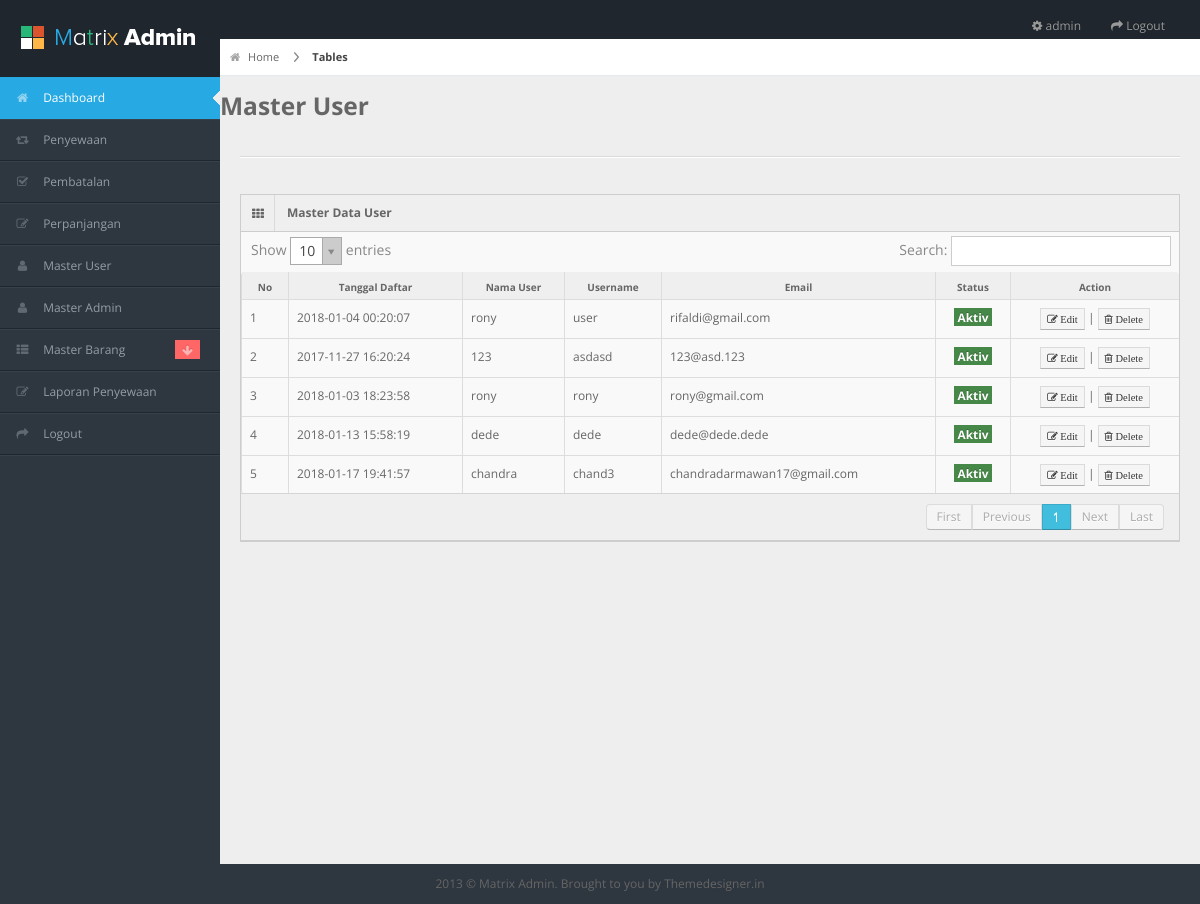
/admin/pages/kelola_user.php (signed in), run on the app's committed database.
### tables this page shows
CREATE TABLE IF NOT EXISTS `m_user` (
  `id_user` int(11) NOT NULL,
  `tgl_daftar` datetime DEFAULT NULL ON UPDATE CURRENT_TIMESTAMP,
  `nama_user` varchar(255) DEFAULT NULL,
  `username` varchar(255) DEFAULT NULL,
  `email` varchar(255) DEFAULT NULL,
  `password` varchar(255) DEFAULT NULL,
  `id_provinsi` varchar(255) DEFAULT NULL,
  `id_kota` varchar(255) DEFAULT NULL,
  `id_kecamatan` varchar(255) DEFAULT NULL,
  `kode_pos` varchar(255) DEFAULT NULL,
  `alamat_lengkap` varchar(255) DEFAULT NULL,
  `status` varchar(255) DEFAULT NULL
);

### admin/pages/kelola_user.php (the view, shortened to what this page needs)
<?php include 'header.php'; ?>
<?php include 'nav.php'; ?>
<div id="content">
	<div id="content-header">
		<div id="breadcrumb"> <a href="#" title="Go to Home" class="tip-bottom"><i class="icon-home"></i> Home</a> <a href="#" class="current">Tables</a> </div>
		<h3>Master User</h3>
	</div>
	<div class="container-fluid">
		<hr>
		<div class="row-fluid">
			<div class="widget-box">
				<div class="widget-title"> <span class="icon"><i class="icon-th"></i></span>
					<h5>Master Data User</h5>
				</div>
				<div class="widget-content nopadding">
					<table class="table table-bordered data-table">
						<thead>
							<tr>
								<th>No</th>
								<th>Tanggal Daftar</th>
								<th>Nama User</th>
								<th>Username</th>
								<th>Email</th>
								<th>Status</th>
								<th>Action</th>
							</tr>
						</thead>
						<tbody>
							<?php
							$no=1;
							$sql = mysql_query("SELECT * FROM m_user");
							while($row = mysql_fetch_array($sql)){
								if($row['status']==1){
									$status = 'Aktiv';
								}else{
									$status = 'Passiv';
								}
							?>
							<tr>
								<td><?php echo $no; ?></td>
								<td><?php echo $row['tgl_daftar']; ?></td>
								<td><?php echo $row['nama_user']; ?></td>
								<td><?php echo $row['username']; ?></td>
								<td><?php echo $row['email']; ?></td>
								<td style="text-align: center;"><span class="label label-success"> <?php echo $status; ?> </span></td>
								<td style="text-align: center;">
									<a href="" title="Edit"> <button class="btn btn-mini btn-default"> <i class="icon-edit"> Edit</i></button> </a> |
									<a href="" title="Delete"> <button class="btn btn-mini btn-default"> <i class="icon-trash"> Delete </i></button> </a>
								</td>
							</tr>
							<?php $no++; } ?>
						</tbody>
					</table>
				</div>
			</div>
		</div>
	</div>
</div>
<div class="row-fluid">
	<div id="footer" class="span12"> 2013 &copy; Matrix Admin. Brought to you by <a href="http://themedesigner.in">Themedesigner.in</a> </div>
</div>
</body>
</html>

### admin/pages/header.php (shortened to what this page needs)
<?php
	if(!isset($_SESSION['id_admin'])){
		echo "<script> window.alert('Silahkan Login Terlebih Dahulu'); location.replace('../index.php')  </script>";
	}else{
		$sql = mysql_query("SELECT * FROM m_admin WHERE id_admin = '$_SESSION[id_admin]'")or die(mysql_error());
		$admin = mysql_fetch_array($sql);
		$nama_admin = $admin['nama_admin'];
	}
?>
<!DOCTYPE html>
<html lang="en">
<head>
<link rel="stylesheet" href="../css/bootstrap.min.css" />
<link rel="stylesheet" href="../css/bootstrap-responsive.min.css" />
<link rel="stylesheet" href="../css/uniform.css" />
<link rel="stylesheet" href="../css/select2.css" />
<link rel="stylesheet" href="../css/matrix-style.css" />
<link rel="stylesheet" href="../css/matrix-media.css" />
<link href="../font-awesome/css/font-awesome.css" rel="stylesheet" />
</head>
<body>
<div id="header">
  <h1><a href="dashboard.html">Everest Camp</a></h1>
</div>
<div id="search" class="navbar navbar-inverse pull-right">
  <ul class="nav">
    <li class=""><a title="" href="#"><i class="icon icon-cog"></i> <span class="text"><?php echo $nama_admin; ?></span></a></li>
    <li class=""><a title="" href="logout.php"><i class="icon icon-share-alt"></i> <span class="text">Logout</span></a></li>
  </ul>
</div>

### admin/css/matrix-style.css (style rules this page uses)
* { outline:none !important; -moz-outline: none !important; }
html, body { height:100% }
body { overflow-x: hidden; margin-top: -10px; font-family: 'Open Sans', sans-serif; font-size:12px; color:#666; }
a { color:#666; }
select, textarea, input[type="text"], input[type="password"], input[type="datetime"], input[type="datetime-local"], input[type="date"], input[type="month"], input[type="time"], input[type="week"], input[type="number"], input[type="email"], input[type="url"], input[type="search"], input[type="tel"], input[type="color"], .uneditable-input, .label, .dropdown-menu, .btn, .well, .progress, .table-bordered, .btn-group > .btn:first-child, .btn-group > .btn:last-child, .btn-group > .btn:last-child, .btn-group > .dropdown-toggle, .alert { border-radius:0px; }
.btn, textarea, input[type="text"], input[type="password"], input[type="datetime"], input[type="datetime-local"], input[type="date"], input[type="month"], input[type="time"], input[type="week"], input[type="number"], input[type="email"], input[type="url"], input[type="search"], input[type="tel"], input[type="color"], .uneditable-input { box-shadow:none; }
.progress, .progress-success .bar, .progress .bar-success, .progress-warning .bar, .progress .bar-warning, .progress-danger .bar, .progress .bar-danger, .progress-info .bar, .progress .bar-info, .btn, .btn-primary { background-image:none; }
#footer { padding:10px; text-align:center; }
hr { border-top-color:#dadada; }
#header { height: 77px; position: relative; width: 100%; z-index: -9; }
#header h1 { background: url("../img/logo.png") no-repeat scroll 0 0 transparent; height: 31px; left: 20px; line-height: 600px; overflow: hidden; position: relative; top: 26px; width: 191px; }
#header h1 a { display: block; }
#search { position: absolute; z-index: 25; top: 6px; right:10px; }
#content { background: none repeat scroll 0 0 #eeeeee; margin-left: 220px; margin-right: 0; padding-bottom: 25px; position: relative; min-height:100%; width: auto; }
#content-header { position: abslute; width: 100%; margin-top: -38px; z-index: 20; }
#breadcrumb { background-color: #fff; border-bottom: 1px solid #e3ebed; }
#breadcrumb a { padding: 8px 20px 8px 10px; display: inline-block; background-image: url('../img/breadcrumb.png'); background-position: center right; background-repeat: no-repeat; font-size: 11px; color: #666666; }
#breadcrumb a:last-child { background-image:none; }
#breadcrumb a.current { font-weight: bold; color: #444444; }
#breadcrumb a i { margin-right: 5px; opacity: .6; }
.stat-boxes .peity_bar_good, .stat-boxes .peity_line_good, { color: #459D1C; }
.widget-box { background: none repeat scroll 0 0 #F9F9F9; border-left: 1px solid #CDCDCD; border-top: 1px solid #CDCDCD; border-right: 1px solid #CDCDCD; clear: both; margin-top: 16px; margin-bottom: 16px; position: relative; }
.widget-title, .modal-header, .table th, div.dataTables_wrapper .ui-widget-header { background:#efefef; border-bottom: 1px solid #CDCDCD; height: 36px; }
.widget-title span.icon { padding: 9px 10px 7px 11px; float: left; border-right:1px solid #dadada; }
.widget-title h5 { color: #666; float: left; font-size: 12px; font-weight: bold; padding: 12px; line-height: 12px; margin: 0; }
.widget-content { padding:15px; border-bottom: 1px solid #cdcdcd; }
.table th { height: auto; font-size: 10px; padding: 5px 10px 2px; border-bottom: 0; text-align: center; color: #666666; }
.nopadding { padding: 0 !important; }
.nopadding .table { margin-bottom: 0; }
.nopadding .table-bordered { border: 0; }

### admin/css/matrix-media.css (style rules this page uses)
body { background:#2E363F; }
#header { background-color: #1f262d; margin-top:10px; }

### data on the page
m_user: tgl_daftar "2018-01-04 00:20:07", nama_user "rony", username "user", email "rifaldi@gmail.com", status "Aktiv"
m_user: tgl_daftar "2017-11-27 16:20:24", nama_user "123", username "asdasd", email "123@asd.123", status "Aktiv"
m_user: tgl_daftar "2018-01-03 18:23:58", nama_user "rony", username "rony", email "rony@gmail.com", status "Aktiv"
m_user: tgl_daftar "2018-01-13 15:58:19", nama_user "dede", username "dede", email "dede@dede.dede", status "Aktiv"
m_user: tgl_daftar "2018-01-17 19:41:57", nama_user "chandra", username "chand3", email "chandradarmawan17@gmail.com", status "Aktiv"

### other printed values
$nama_admin "admin"
